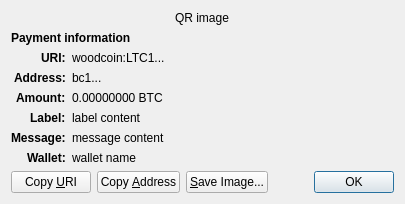
<?xml version="1.0" encoding="UTF-8"?>
<ui version="4.0">
 <class>ReceiveRequestDialog</class>
 <widget class="QDialog" name="ReceiveRequestDialog">
  <property name="geometry">
   <rect>
    <x>0</x>
    <y>0</y>
    <width>413</width>
    <height>229</height>
   </rect>
  </property>
  <property name="windowTitle">
   <string>Request payment to ...</string>
  </property>
  <layout class="QGridLayout" name="gridLayout" columnstretch="0,1">
   <property name="sizeConstraint">
    <enum>QLayout::SetFixedSize</enum>
   </property>
   <item row="0" column="0" colspan="2" alignment="Qt::AlignHCenter">
    <widget class="QRImageWidget" name="qr_code">
     <property name="text">
      <string notr="true">QR image</string>
     </property>
     <property name="textInteractionFlags">
      <set>Qt::NoTextInteraction</set>
     </property>
    </widget>
   </item>
   <item row="1" column="0" colspan="2">
    <widget class="QLabel" name="payment_header">
     <property name="font">
      <font>
       <weight>75</weight>
       <bold>true</bold>
      </font>
     </property>
     <property name="text">
      <string>Payment information</string>
     </property>
     <property name="textInteractionFlags">
      <set>Qt::NoTextInteraction</set>
     </property>
    </widget>
   </item>
   <item row="2" column="0" alignment="Qt::AlignRight|Qt::AlignTop">
    <widget class="QLabel" name="uri_tag">
     <property name="font">
      <font>
       <weight>75</weight>
       <bold>true</bold>
      </font>
     </property>
     <property name="text">
      <string notr="true">URI:</string>
     </property>
     <property name="textFormat">
      <enum>Qt::PlainText</enum>
     </property>
     <property name="textInteractionFlags">
      <set>Qt::NoTextInteraction</set>
     </property>
    </widget>
   </item>
   <item row="2" column="1" alignment="Qt::AlignTop">
    <widget class="QLabel" name="uri_content">
     <property name="text">
      <string notr="true">woodcoin:LTC1...</string>
     </property>
     <property name="textFormat">
      <enum>Qt::RichText</enum>
     </property>
     <property name="wordWrap">
      <bool>true</bool>
     </property>
     <property name="textInteractionFlags">
      <set>Qt::TextSelectableByMouse</set>
     </property>
    </widget>
   </item>
   <item row="3" column="0" alignment="Qt::AlignRight|Qt::AlignTop">
    <widget class="QLabel" name="address_tag">
     <property name="font">
      <font>
       <weight>75</weight>
       <bold>true</bold>
      </font>
     </property>
     <property name="text">
      <string>Address:</string>
     </property>
     <property name="textInteractionFlags">
      <set>Qt::NoTextInteraction</set>
     </property>
    </widget>
   </item>
   <item row="3" column="1" alignment="Qt::AlignTop">
    <widget class="QLabel" name="address_content">
     <property name="text">
      <string notr="true">bc1...</string>
     </property>
     <property name="textFormat">
      <enum>Qt::PlainText</enum>
     </property>
     <property name="textInteractionFlags">
      <set>Qt::TextSelectableByMouse</set>
     </property>
    </widget>
   </item>
   <item row="4" column="0" alignment="Qt::AlignRight|Qt::AlignTop">
    <widget class="QLabel" name="amount_tag">
     <property name="font">
      <font>
       <weight>75</weight>
       <bold>true</bold>
      </font>
     </property>
     <property name="text">
      <string>Amount:</string>
     </property>
     <property name="textInteractionFlags">
      <set>Qt::NoTextInteraction</set>
     </property>
    </widget>
   </item>
   <item row="4" column="1" alignment="Qt::AlignTop">
    <widget class="QLabel" name="amount_content">
     <property name="text">
      <string notr="true">0.00000000 BTC</string>
     </property>
     <property name="textFormat">
      <enum>Qt::PlainText</enum>
     </property>
     <property name="textInteractionFlags">
      <set>Qt::TextSelectableByMouse</set>
     </property>
    </widget>
   </item>
   <item row="5" column="0" alignment="Qt::AlignRight|Qt::AlignTop">
    <widget class="QLabel" name="label_tag">
     <property name="font">
      <font>
       <weight>75</weight>
       <bold>true</bold>
      </font>
     </property>
     <property name="text">
      <string>Label:</string>
     </property>
     <property name="textInteractionFlags">
      <set>Qt::NoTextInteraction</set>
     </property>
    </widget>
   </item>
   <item row="5" column="1" alignment="Qt::AlignTop">
    <widget class="QLabel" name="label_content">
     <property name="text">
      <string notr="true">label content</string>
     </property>
     <property name="textFormat">
      <enum>Qt::PlainText</enum>
     </property>
     <property name="wordWrap">
      <bool>true</bool>
     </property>
     <property name="textInteractionFlags">
      <set>Qt::TextSelectableByMouse</set>
     </property>
    </widget>
   </item>
   <item row="6" column="0" alignment="Qt::AlignRight|Qt::AlignTop">
    <widget class="QLabel" name="message_tag">
     <property name="font">
      <font>
       <weight>75</weight>
       <bold>true</bold>
      </font>
     </property>
     <property name="text">
      <string>Message:</string>
     </property>
     <property name="textInteractionFlags">
      <set>Qt::NoTextInteraction</set>
     </property>
    </widget>
   </item>
   <item row="6" column="1" alignment="Qt::AlignTop">
    <widget class="QLabel" name="message_content">
     <property name="text">
      <string notr="true">message content</string>
     </property>
     <property name="textFormat">
      <enum>Qt::PlainText</enum>
     </property>
     <property name="wordWrap">
      <bool>true</bool>
     </property>
     <property name="textInteractionFlags">
      <set>Qt::TextSelectableByMouse</set>
     </property>
    </widget>
   </item>
   <item row="7" column="0" alignment="Qt::AlignRight|Qt::AlignTop">
    <widget class="QLabel" name="wallet_tag">
     <property name="font">
      <font>
       <weight>75</weight>
       <bold>true</bold>
      </font>
     </property>
     <property name="text">
      <string>Wallet:</string>
     </property>
     <property name="textInteractionFlags">
      <set>Qt::NoTextInteraction</set>
     </property>
    </widget>
   </item>
   <item row="7" column="1" alignment="Qt::AlignTop">
    <widget class="QLabel" name="wallet_content">
     <property name="text">
      <string notr="true">wallet name</string>
     </property>
     <property name="textFormat">
      <enum>Qt::PlainText</enum>
     </property>
     <property name="wordWrap">
      <bool>true</bool>
     </property>
     <property name="textInteractionFlags">
      <set>Qt::TextSelectableByMouse</set>
     </property>
    </widget>
   </item>
   <item row="8" column="0" colspan="2">
    <layout class="QHBoxLayout" name="horizontalLayout">
     <item>
      <widget class="QPushButton" name="btnCopyURI">
       <property name="text">
        <string>Copy &amp;URI</string>
       </property>
       <property name="autoDefault">
        <bool>false</bool>
       </property>
      </widget>
     </item>
     <item>
      <widget class="QPushButton" name="btnCopyAddress">
       <property name="text">
        <string>Copy &amp;Address</string>
       </property>
       <property name="autoDefault">
        <bool>false</bool>
       </property>
      </widget>
     </item>
     <item>
      <widget class="QPushButton" name="btnSaveAs">
       <property name="text">
        <string>&amp;Save Image...</string>
       </property>
       <property name="autoDefault">
        <bool>false</bool>
       </property>
      </widget>
     </item>
     <item>
      <spacer name="horizontalSpacer_2">
       <property name="orientation">
        <enum>Qt::Horizontal</enum>
       </property>
       <property name="sizeHint" stdset="0">
        <size>
         <width>40</width>
         <height>20</height>
        </size>
       </property>
      </spacer>
     </item>
     <item>
      <widget class="QDialogButtonBox" name="buttonBox">
       <property name="focusPolicy">
        <enum>Qt::StrongFocus</enum>
       </property>
       <property name="standardButtons">
        <set>QDialogButtonBox::Ok</set>
       </property>
      </widget>
     </item>
    </layout>
   </item>
  </layout>
 </widget>
 <customwidgets>
  <customwidget>
   <class>QRImageWidget</class>
   <extends>QLabel</extends>
   <header>qt/qrimagewidget.h</header>
  </customwidget>
 </customwidgets>
 <tabstops>
  <tabstop>buttonBox</tabstop>
  <tabstop>btnCopyURI</tabstop>
  <tabstop>btnCopyAddress</tabstop>
  <tabstop>btnSaveAs</tabstop>
 </tabstops>
 <resources/>
 <connections>
  <connection>
   <sender>buttonBox</sender>
   <signal>accepted()</signal>
   <receiver>ReceiveRequestDialog</receiver>
   <slot>accept()</slot>
   <hints>
    <hint type="sourcelabel">
     <x>135</x>
     <y>230</y>
    </hint>
    <hint type="destinationlabel">
     <x>135</x>
     <y>126</y>
    </hint>
   </hints>
  </connection>
 </connections>
</ui>
